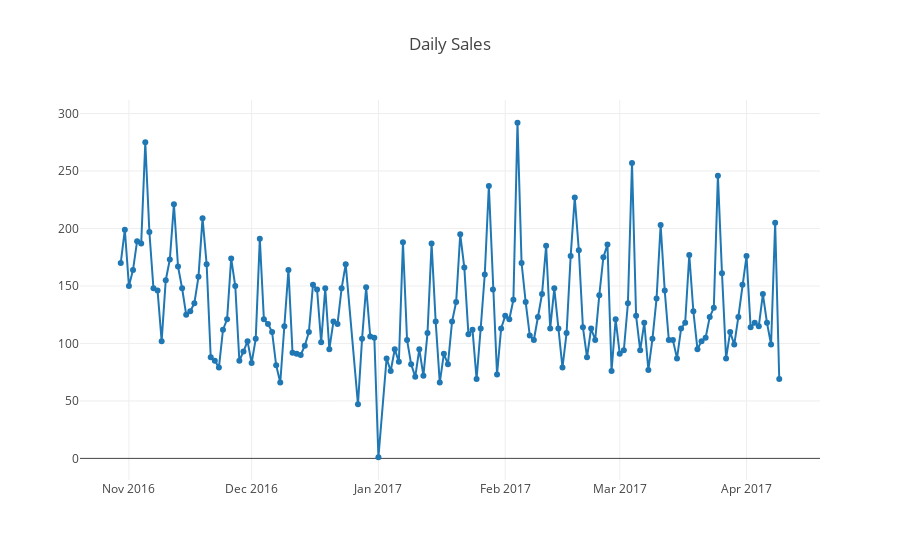

The code cell stored with this chart in its notebook:
### Markdown cell above
- Interesting results below. it seems that often there is one busy period follow by periods which are not as busy. This behaviour keep repeating, maybe there is a day of the week that is most busy. Also I like to find out what date was the lowest item sold, it seems as almost zero. <br>Can I explain why?

### Code cell
trace1 = go.Scatter(
    x = bakery_temp.groupby('Date')['Item'].count().index,
    y = bakery_temp.groupby('Date')['Item'].count().values,
    mode = 'lines+markers',
    name = 'lines+markers')

data = [trace1]
layout = go.Layout(title = 'Daily Sales')
fig = go.Figure(data = data, layout = layout)
iplot(fig)

### Figure 1 — Plotly figure (JSON) as saved in the notebook; plotly's stock layout.template omitted (floating-point values rounded to 4 significant figures; data arrays with more than 128 entries replaced by an {"elided": "..."} marker saying what was removed)
{"data": [{"mode": "lines+markers", "name": "lines+markers", "type": "scatter", "uid": "e0c9716e-7f30-4c6c-b4cf-29b11e36c2c6", "x": {"elided": "159 str values"}, "y": {"elided": "159 int values"}}], "layout": {"title": "Daily Sales"}}
